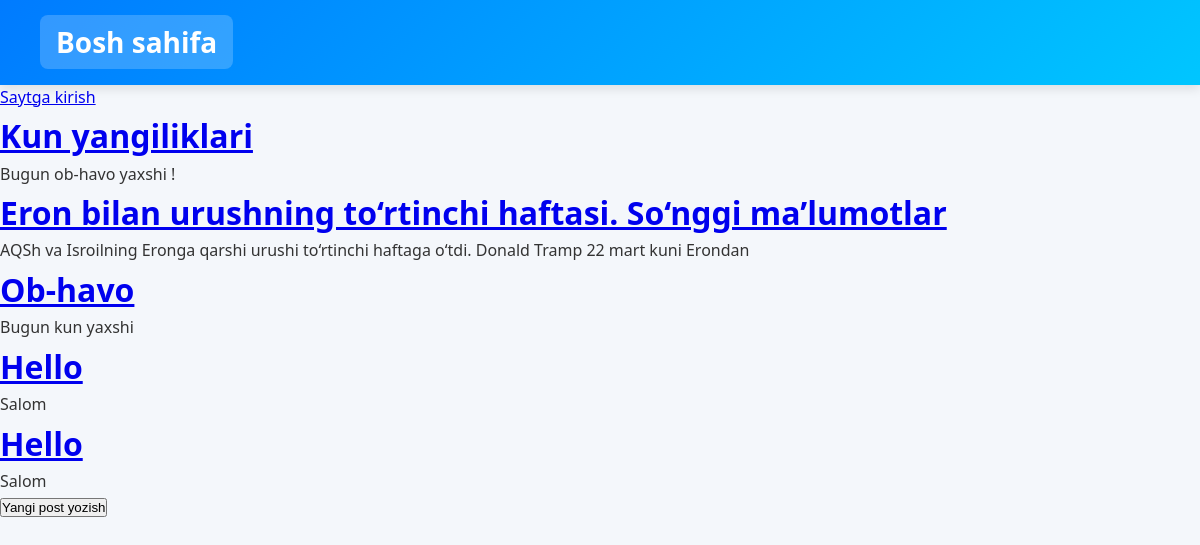
/, run on an earlier commit of the app's database.
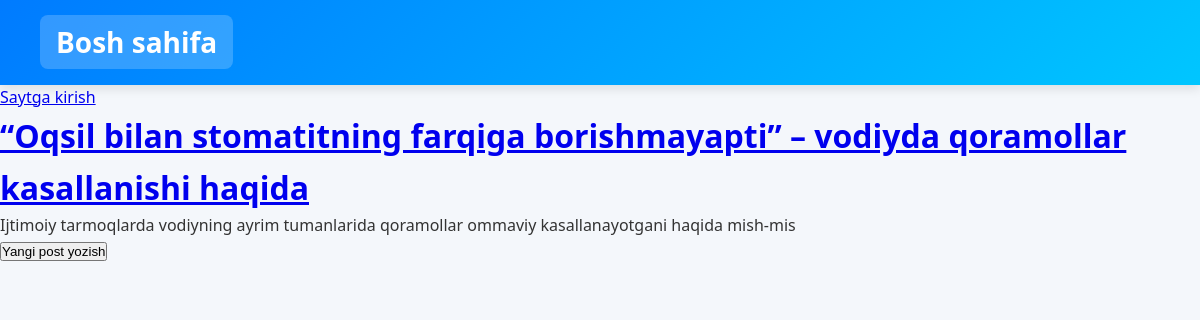
And on a later commit of the database.
### blog/models.py (models this page shows, shortened)
class Post(models.Model):
    title=models.CharField(max_length=200)
    author=models.ForeignKey(
        'auth.User',
        on_delete=models.CASCADE
    )
    body=models.TextField()

### blog/views.py (the view)
# urls.py: path('',BlogListView.as_view(),name='home'),
class BlogListView(ListView):
    model=Post
    template_name='home.html'

### templates/home.html
{% extends 'base.html' %}
 {% block content %}
    {% for post in object_list %}
    <div class="post-entry">
        <h1><a href="{% url 'post_detail' post.pk %}">{{post.title}}</a></h1>
        <p>{{post.body | slice:":100"}}</p>
    </div>
    {% endfor %}
{% endblock content %}

### templates/base.html (shortened to what this page needs)
{% load static %}
<!DOCTYPE html>
<html lang="en">
<head>
    <link rel="stylesheet" href="{% static 'css/base.css' %}">
</head>
<body>
    <header>
        <h1><a href="{% url 'home' %}">Bosh sahifa</a></h1>
    </header>
       {% if user.is_authenticated %}
       <p>Xush kelibsiz {{user.username}}</p>
       <form action="{% url 'logout' %}" method="post">{% csrf_token %}
        <button type="submit">Saytdan chiqish</button>
       </form>
       {% else %}
       <a href="{% url 'login' %}">Saytga kirish</a>
       {% endif %}
    {% block content %}
    {% endblock content %}
    <footer>
       <form action="{% url 'post_new' %}" method="get">
    <button type="submit">Yangi post yozish</button>
</form>
    </footer>
</body>
</html>

### static/css/base.css (style rules this page uses)
* { margin: 0; padding: 0; box-sizing: border-box; }
body { font-family: 'Segoe UI', Tahoma, sans-serif; background: #f4f7fb; color: #333; line-height: 1.6; }
header { background: linear-gradient(135deg, #007bff, #00c6ff); color: white; padding: 20px 40px; display: flex; justify-content: space-between; align-items: center; box-shadow: 0 4px 10px rgba(0,0,0,0.1); }
header h1 { font-size: 28px; font-weight: 600; }
header a { text-decoration: none; color: white; background: rgba(255,255,255,0.2); padding: 8px 16px; border-radius: 8px; transition: 0.3s; }
form { margin-bottom: 20px; }

What changed in the data, as far as the page shows it:
removed Post: title "Kun yangiliklari", body "Bugun ob-havo yaxshi !"
removed Post: title "Eron bilan urushning to‘rtinchi haftasi. So‘nggi ma’lumotlar", body "AQSh va Isroilning Eronga qarshi urushi to‘rtinchi haftaga o‘tdi. Donald Tramp 22 mart kuni Erondan"
removed Post: title "Ob-havo", body "Bugun kun yaxshi"
removed Post: title "Hello", body "Salom"
removed Post: title "Hello", body "Salom"
added Post: title "“Oqsil bilan stomatitning farqiga borishmayapti” – vodiyda qoramollar kasallanishi haqida", body "Ijtimoiy tarmoqlarda vodiyning ayrim tumanlarida qoramollar ommaviy kasallanayotgani haqida mish-mis"
